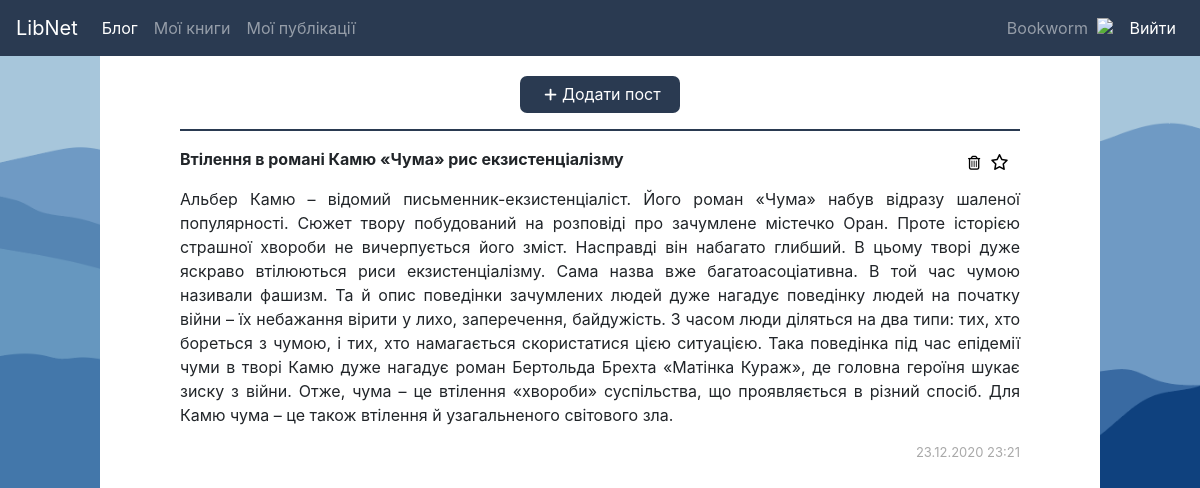
/posts (signed in), run on an earlier commit of the app's database.
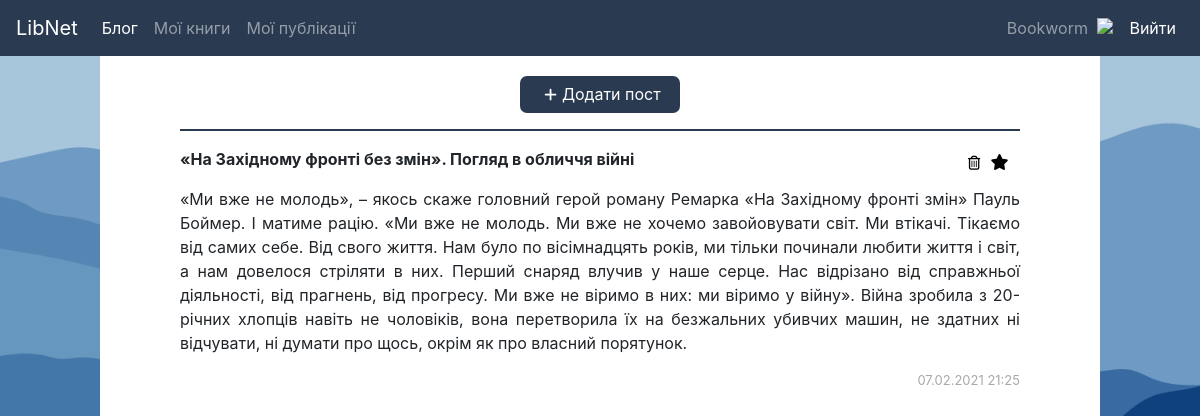
And on a later commit of the database.
### sn/db.py (models this page shows)
class User(db.Model):
	id = db.Column(db.Integer, primary_key=True)
	username = db.Column(db.String(80), nullable=False, unique = True)
	name = db.Column(db.String(80), nullable=False)
	birth_date = db.Column(db.DateTime, nullable=False)
	email = db.Column(db.String(80), unique=True, nullable=False)
	password = db.Column(db.String(80), nullable=False)
	avatar = db.Column(db.String(100))

class Post(db.Model):
	id = db.Column(db.Integer, primary_key=True)
	author_id = db.Column(db.Integer, db.ForeignKey('user.id'), nullable=False)
	author = db.relationship('User',  foreign_keys = "Post.author_id")
	title = db.Column(db.String(80), nullable=False)
	body = db.Column(db.Text, nullable=False)
	date = db.Column(db.String(80), nullable=False)
	likes = db.Column(db.String(100))
	is_favorite = db.Column(db.Boolean, default=False)

### sn/index.py (the view)
@app.route('/posts', methods=('GET', 'POST'))
def posts():
	get_user()
	p = None
	if g.user is not None:
		p = Post.query.filter_by(author_id=g.user.id)
		print(p.all())
	return render_template('posts.html', posts=p)

### sn/index.py (called while the page is built)
def get_user():
	user_id = session.get('user_id')
	if user_id is None:
		g.user = None
	else:
		g.user = User.query.filter_by(id=user_id).first()
	return g.user

### sn/templates/posts.html (shortened to what this page needs)
<!doctype html>
<html>
    <head>
        <link rel="stylesheet" href="https://maxcdn.bootstrapcdn.com/bootstrap/4.0.0/css/bootstrap.min.css">
        <link rel="stylesheet" href="../static/css/style.css">
    </head>
    <body>
        {% include 'navbar.html' %}
        {% if g.user %}
        <div style="max-width: 1000px; margin: auto; background-color: white; padding-right: 80px; padding-left: 80px; margin-top: 0; min-height: 92vh; padding-top: 10px; padding-bottom: 15px;">
        <form>
        <button formaction="{{ url_for('add_post') }}" id="add-quote-button" class="add-quote-button" style="margin: auto; display: block; margin-top: 10px;"><i class="fas fa-plus" style="margin: 5px; font-size: 0.9rem;"></i>Додати пост</button>
        </form>
          {% if posts.first() %}
            <ul class="posts" style="padding: 0px;">
                {% for post in posts|reverse %}
                <hr style="border-top: 2px solid #2A3A51">
                    <li class="post" style="padding: 0px; list-style: none;">
                        <div style="display: flex; justify-content: space-between;">
                        <p><b>{{ post.title }}</b></p>
                        <form method="post" style="min-width: 60px;">
                    <button class="edit-delete-button delete-post" style="width: 20px;" formaction="{{ url_for('delete_post', id=post.id) }}" ><i class="far fa-trash-alt"></i></button>
                            {%  if post.is_favorite %}
                <button formaction="{{ url_for('add_post_to_favorites', id=post.id) }}" style="border: 0; background-color: transparent;"><i class="fas fa-star"></i></button>
                    {%  else %}
                <button formaction="{{ url_for('add_post_to_favorites', id=post.id) }}" style="border: 0; background-color: transparent;"><i class="far fa-star"></i></button>
                    {%  endif %}
                    </form>
                        </div>
                    <p style="text-align: justify;">{{ post.body }}</p>
                    <p style="text-align: right; color: darkgray; font-size: 13px;">{{ post.date }}</p>
                    </li>
                {% endfor %}
            </ul>
          {% else %}
            <hr>
            <div style="margin-top: 20px; text-align: center;">У Вас поки що немає власних публікацій.</div>
          {% endif %}
        {% else %}
            <hr>
          <div>Увійдіть в аккаунт, щоб побачити свої пости.</div>
        {% endif %}
        </div>
    </body>
</html>

### sn/templates/navbar.html (shortened to what this page needs)
<!doctype html>
<html>
<head>
    <link rel="stylesheet" href="../static/css/style.css">
<link rel="stylesheet" href="https://maxcdn.bootstrapcdn.com/bootstrap/4.0.0/css/bootstrap.min.css">
</head>
<body>
<nav class="navbar navbar-expand-lg navbar-dark" style="background-color: #2A3A51;">
  <a class="navbar-brand" href="{{ url_for('index') }}">LibNet</a>
  <div  class="collapse navbar-collapse" id="navbarSupportedContent">
      {% if g.user %}
    <ul class="navbar-nav mr-auto">
      <li class="nav-item active">
        <a class="nav-link" href="{{ url_for('blog') }}">Блог<span class="sr-only">(current)</span></a>
      </li>
      <li class="nav-item">
        <a class="nav-link" href="{{ url_for('books') }}">Мої книги</a>
      </li>
        <li class="nav-item">
        <a class="nav-link" href="{{ url_for('posts') }}">Мої публікації</a>
      </li>
    </ul>
      {% endif %}
      <ul class="navbar-nav">
      {% if g.user %}
        <li class="nav-item">
        <a class="nav-link" href="{{ url_for('my_profile') }}" style="height: 40px;">
            {{ g.user.username }}
            {% if g.user.avatar %}
            <img src="{{ g.user.avatar }}" style="height: 40px; margin-top: -8px; margin-left: 5px;">
            {% endif %}
            </a>
        </li>
        <li class="nav-item">
        <a style="color: white" class="nav-link" href="{{ url_for('logout') }}">Вийти</a>
        </li>
     {% endif %}
    </ul>
  </div>
</nav>
    </body>
</html>

### sn/static/css/style.css (style rules this page uses)
a { color: #000; text-decoration: none; }
.nav-link { color: black; }
.add-class-button, .edit-delete-button, .add-quote-button { background-color: #2A3A51; color: white; width: 160px; height: 37px; border-radius: 7px; margin: auto; border-color: transparent; margin: 1px 0 1px 0; }
.edit-delete-button { width: 100px; height: 28px; font-size: 14px; }
.edit-delete-button.delete-post { color: black; background-color: inherit; }

### sn/templates/navbar.html (style rules this page uses)
.navbar { position: sticky; left: 0; }

### sn/templates/posts.html (style rules this page uses)
body { background-image: url("../static/img/17.png");; background-attachment: fixed; background-repeat: no-repeat; background-size: cover; }

What changed in the data, as far as the page shows it:
removed Post: title "Втілення в романі Камю «Чума» рис екзистенціалізму", body "Альбер Камю – відомий письменник-екзистенціаліст. Його роман «Чума» набув відразу шаленої популярності. Сюжет твору побудований на розповіді про зачумлене містечко Оран. Проте історією страшної хвороби не вичерпується його зміст. Насправді він набагато глибший. В цьому творі дуже яскраво втілюються риси екзистенціалізму. Сама назва вже багатоасоціативна. В той час чумою називали фашизм. Та й опис поведінки зачумлених людей дуже нагадує поведінку людей на початку війни – їх небажання вірити у лихо, заперечення, байдужість. З часом люди діляться на два типи: тих, хто бореться з чумою, і тих, хто намагається скористатися цією ситуацією. Така поведінка під час епідемії чуми в творі Камю дуже…", date "23.12.2020 23:21"
now on this page (row edited): Post: title "«На Західному фронті без змін». Погляд в обличчя війні", body "«Ми вже не молодь», – якось скаже головний герой роману Ремарка «На Західному фронті змін» Пауль Боймер. І матиме рацію. «Ми вже не молодь. Ми вже не хочемо завойовувати світ. Ми втікачі. Тікаємо від самих себе. Від свого життя. Нам було по вісімнадцять років, ми тільки починали любити життя і світ, а нам довелося стріляти в них. Перший снаряд влучив у наше серце. Нас відрізано від справжньої діяльності, від прагнень, від прогресу. Ми вже не віримо в них: ми віримо у війну». Війна зробила з 20-річних хлопців навіть не чоловіків, вона перетворила їх на безжальних убивчих машин, не здатних ні відчувати, ні думати про щось, окрім як про власний порятунок.", date "07.02.2021 21:25"
